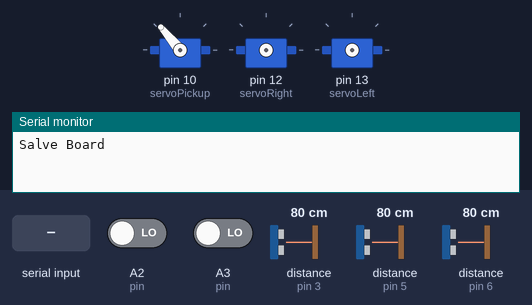
This sketch was run on a simulated Arduino Uno, built with avr-gcc and run on an emulated ATmega328P. Shown: 3 × servo, the last lines printed to the serial monitor. The inputs (shaded band) are chosen by the test bench; at power-on: distance to the obstacle (sensors on pin 3, pin 5, pin 6) 80 cm, A2 (pin) LOW, A3 (pin) LOW. The echo pulse lasts 58.3 µs per cm; random numbers use the default seed unless the sketch sets one.

Above: at 6.4 s.
6.5 s: "A" received over the second serial link
At 8.9 s:
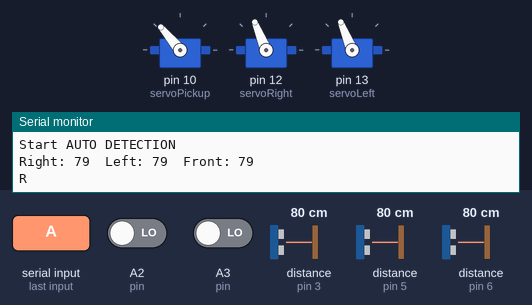
9.5 s: distance to the obstacle (sensor on pin 3) set to 2 cm
At 11.9 s:
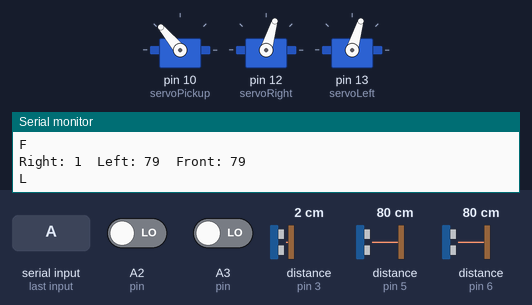
12.5 s: distance to the obstacle (sensor on pin 5) set to 299 cm
At 14.44 s:
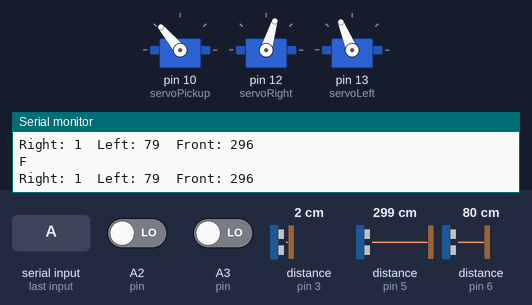
15.5 s: A2 (pin) driven HIGH
18.4 s: A3 (pin) driven HIGH
20.2 s: "P" received over the second serial link
At 20.6 s:
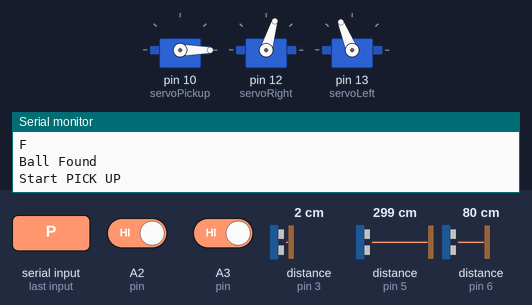
Timing chart, 0 to 25.7 s (numbered marks = the images above; inputs shaded):
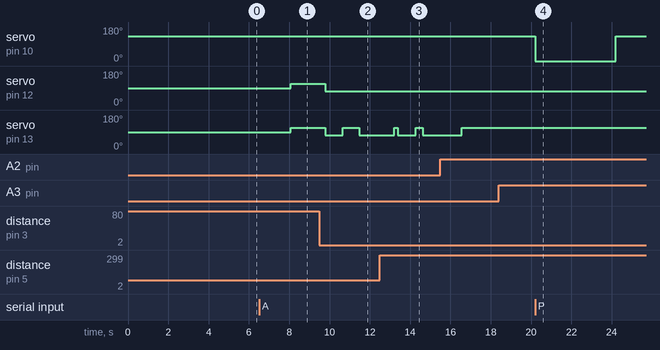

Measured:
- after the input at 6.5 s, servo on pin 12 (servoRight), servo on pin 13 (servoLeft): 90° → 112° after 1.6 s
- after the input at 20.2 s, servo on pin 10 (servoPickup): 130° → 0° at once, → 130° 4.0 s later

The sketch:

Slave_FinalVersion.ino
```cpp
#include <SoftwareSerial.h>
SoftwareSerial blueToothSerial(8,9);

#include <Servo.h>                      // Include servo library
Servo servoPickup;
Servo servoRight;
Servo servoLeft;

const int echoFrontPin = 5;
const int trigFrontPin = 4;
const int echoLeftPin = 6;
const int trigLeftPin = 7;
const int echoRightPin = 3;
const int trigRightPin = 2;

int distance;
long temp;

//changeble
int pickup_UpAngle = 130;
int pickup_DownAngle =0;

void setup()
{
blueToothSerial.begin(9600);
Serial.begin(9600);
Serial.println("Salve Board");
delay(5000);
servoPickup.attach(10);
servoPickup.write(pickup_UpAngle);
delay(250);
servoPickup.detach();

pinMode(trigRightPin, OUTPUT);
pinMode(echoRightPin, INPUT);
pinMode(trigLeftPin, OUTPUT);
pinMode(echoLeftPin, INPUT);
pinMode(trigFrontPin, OUTPUT);
pinMode(echoFrontPin, INPUT);

pinMode(A2, INPUT);
pinMode(A3, INPUT);
}

boolean repeat_process = false;
boolean start_detection = false;

// changeble
int Front_detect_range = 12;
int Left_detect_range = 18;
int Right_detect_range = 18;

int right_delay_time = 800;
int left_delay_time = 800;

void loop()
{
boolean found_x_y = false;
char recvChar;
String recvalue;
int x_axis_value = -1;
int y_axis_value = -1;
String direct;

while(!found_x_y && !start_detection)
    {
      if(blueToothSerial.available())   // Check if there's any data sent from the remote Bluetooth shield
      {
        recvChar = blueToothSerial.read();

        String single_recvString = "";
        single_recvString += recvChar;
        if (isDigit(recvChar))
        {
          recvalue += recvChar;
        }
        else if (single_recvString == "x")
        {
          // Get value in x axis
          x_axis_value=recvalue.toInt();

          // clear recvalue for another operation
          recvalue = "";
        }
        else if (single_recvString == "y")
        {
          // Get value in y axis
          y_axis_value=recvalue.toInt();

          // clear recvalue for another operation
          recvalue = "";
        }
        else if (single_recvString == "A")
        {
          Serial.println("Start AUTO DETECTION");
          start_detection = true;
          y_axis_value = -1;
          x_axis_value = -1;
          delay(1500);
          break;
        }
        else if (single_recvString == "R")
        {
          repeat_process = true;
        }
        else if (single_recvString == "D")
        {
          repeat_process = false;
        }
        else if (single_recvString == "P")
        {
          Serial.println("Start PICK UP");
          pick_up();
          Serial.println("PICK UP Done");
        }

     }
     // Break out of loop if x and y value are collected
     if (x_axis_value != -1 && y_axis_value != -1)
     {
       // Print x, y axis value to serial monitor
       Serial.print("x:");
       Serial.print(x_axis_value);
       Serial.print(" ");
       Serial.print("y:");
       Serial.println(y_axis_value);

       found_x_y = true;
     }
    }

// Process for maze navigation
if (start_detection)
{
// Check is ball in front of robot
boolean ball_infront = ball_exist_detection("position");
if (ball_infront == true)
{
Serial.println("Ball Found");
direct = "S";
start_detection = false;
blueToothSerial.print("D");
delay(10);
}
else
{
// Check is ball exist but far from robot
boolean ball_exist = ball_exist_detection("exist");

if (ball_exist == true)
{
Serial.println("Ball Exist");
// Get close to the Ball
direct = "F";
Serial.println(direct);
}
else
{
// ramdonlly chose a direction from avaliable direction
direct = generate_direction();
}

}

}

// Move Backward
if (y_axis_value > 1000 || direct == "B"){
direct = "B";
servoRight.attach(12);
servoLeft.attach(13);
delay(20);
servoRight.writeMicroseconds(1700);
servoLeft.writeMicroseconds(1300);
delay(100);
servoRight.detach();
servoLeft.detach();
}
// Move Forward
else if (y_axis_value == 0 || direct == "F"){
direct = "F";
servoRight.attach(12);
servoLeft.attach(13);
delay(20);
servoRight.writeMicroseconds(1300);
servoLeft.writeMicroseconds(1700);
delay(100);
servoRight.detach();
servoLeft.detach();

}
// Turn Left
else if (x_axis_value == 0 || direct == "L"){
direct = "L";
servoRight.attach(12);
servoLeft.attach(13);
delay(20);
servoRight.writeMicroseconds(1300);
servoLeft.writeMicroseconds(1300);
if (start_detection)
{
// time 90 degrees turn
delay(left_delay_time);
}
else
{
delay(100);
}

servoRight.detach();
servoLeft.detach();
}
// Turn Right
else if (x_axis_value > 1000 || direct == "R"){
direct = "R";
servoRight.attach(12);
servoLeft.attach(13);
delay(20);
servoRight.writeMicroseconds(1700);
servoLeft.writeMicroseconds(1700);
if (start_detection)
{
// Time for 90 degree turn
delay(right_delay_time);
}
else
{
delay(100);
}

servoRight.detach();
servoLeft.detach();
}
// Reverse robot (180 degrees turn)
else if (direct == "reverse"){
servoRight.attach(12);
servoLeft.attach(13);
delay(20);
servoRight.writeMicroseconds(1700);
servoLeft.writeMicroseconds(1700);
delay(right_delay_time);
servoRight.detach();
servoLeft.detach();

// Second time turn right in 90 degrees
servoRight.attach(12);
servoLeft.attach(13);
delay(20);
servoRight.writeMicroseconds(1700);
servoLeft.writeMicroseconds(1700);
delay(right_delay_time);
servoRight.detach();
servoLeft.detach();

}
else
{
// Robot Stop
direct = "S";
}
// Send finished move back to master board for memory of movement
if (!repeat_process)
{
if (direct == "reverse"){
blueToothSerial.print("R");
delay(10);
blueToothSerial.print("R");
}
else
{
blueToothSerial.print(direct);
}

}

}

// Function for pick up the ball
void pick_up()
{
//  suitable angle for lay down collecter
  servoPickup.attach(10);
  servoPickup.write(pickup_DownAngle);
  delay(1000);
  servoPickup.detach();
  delay(3000);
  servoPickup.attach(10);
  servoPickup.write(pickup_UpAngle);
  delay(250);
  servoPickup.detach();
}

// Function for ball exist and position detection
boolean ball_exist_detection(String key)
{
  // Receive signal from Raspberry Pi
  int pin;
  if (key == "exist")
  {
    pin = A2;
  }
  else if (key == "position")
  {
    pin = A3;
  }

  int ball_detection = digitalRead(pin);
  boolean ball_status = false;
  // Confirm ball_status
  if (ball_detection == 1)
  {
    delay(250);
    ball_detection = digitalRead(pin);
    if (ball_detection == 1)
    {
      ball_status = true;
    }
  }

  return ball_status;
}

// Function for generating direction for maze navigation
String generate_direction()
{
String direct = "";
String avaliable_direct_ls[3];

// Check distance between wall and sensor
int front_distance = checkdist(echoFrontPin, trigFrontPin);
int right_distance = checkdist(echoRightPin, trigRightPin);
int left_distance = checkdist(echoLeftPin, trigLeftPin);

Serial.print("Right: ");
Serial.print(right_distance);
Serial.print("  Left: ");
Serial.print(left_distance);
Serial.print("  Front: ");
Serial.println(front_distance);


int i = 0;
if (front_distance > Front_detect_range)
{
avaliable_direct_ls[i] = "F";
i++;
}
if (right_distance > Right_detect_range)
{
avaliable_direct_ls[i] = "R";
i++;
}
if (left_distance > Left_detect_range)
{
avaliable_direct_ls[i] = "L";
i++;
}

// ramdonlly chose a direction
if (i>0)
{
int suitable_index_range = i;
direct = avaliable_direct_ls[random(0, suitable_index_range)];
}
else
{
direct = "reverse";
}

Serial.println(direct);
return direct;

}

// Function for detection distance between wall and sensor
int checkdist(int echoPin, int trigPin) {
  //低高低电平发送一个短时间脉冲
  digitalWrite(trigPin, LOW);
  delayMicroseconds(2);
  digitalWrite(trigPin, HIGH);
  delayMicroseconds(10);
  digitalWrite(trigPin, LOW);

  temp = pulseIn(echoPin, HIGH);
  // Formula for converting digital value to distance in cm
  distance = (temp * 17) / 1000;
  delay(10);
//  Serial.print("距离：");
//  Serial.println(distance);
//  Serial.println();
  return distance;
}
```
